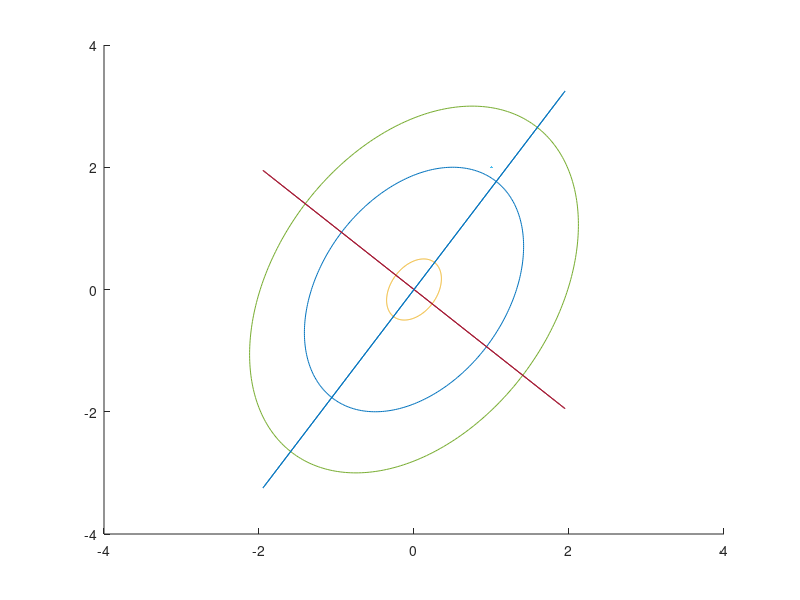

MATLAB code to generate this figure: (Note: this script raises an error after producing the figure.)
%% Formatting
clc
clear
close all
format shortg
%% Begin Question 5
P_x = [2 1;1 4];

[ev,eigP_x] = eig(P_x)
th = atand(P_x(2,1)/(P_x(1,1)-P_x(2,2)))*(0.5)
A = eigP_x^-0.5*ev
theta = linspace(0,360,361);
a = [cosd(theta);sind(theta)];
a2 = 0.25*a;
a3 = 1.5*a;

b = A\a;
b2 = A\a2;
b3 = A\a3;
fig1 = figure;
hold on
xlim([-4 4])
ylim([-4 4])
plot(b(1,:),b(2,:),LineWidth=2)
plot(b2(1,:),b2(2,:),LineWidth=2)
plot(b3(1,:),b3(2,:),LineWidth=2)
plot(b3(1,:)*sind(th)*4,b3(1,:)*cosd(th+90)*4)
plot(b3(1,:)*sind(th)*4,-b3(1,:)*cosd(67.5)*4)
legend('c = 0.25','c = 1','c = 1.5','Location','bestoutside','Orientation','horizontal',fontsize=14)
saveas(fig1,"Q6_c.png")


